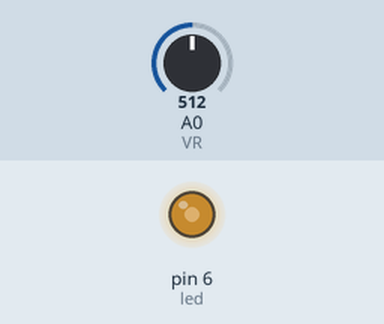
The sketch below on a simulated Arduino Uno, built with avr-gcc and run on an emulated ATmega328P. On the bench: output pins drawn as LEDs (lit = HIGH). The inputs (shaded band) are chosen by the test bench; at power-on: A0 (VR) = 512.

Above: at 1.2 s.
1.3 s: A0 (VR) set to 716
At 1.9 s:
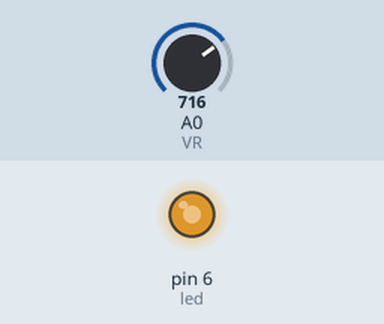
2.8 s: A0 (VR) set to 900
At 3.1 s:
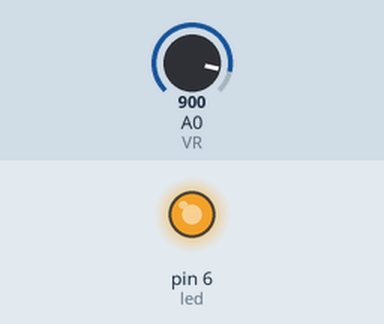
4.3 s: A0 (VR) set to 122
At 5.4 s:
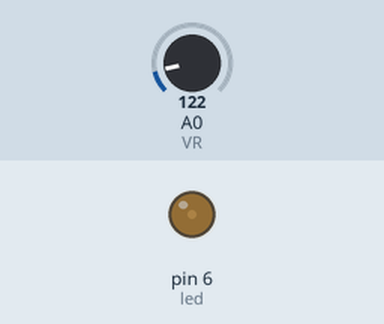
5.8 s: A0 (VR) set to 0
At 6.5 s:
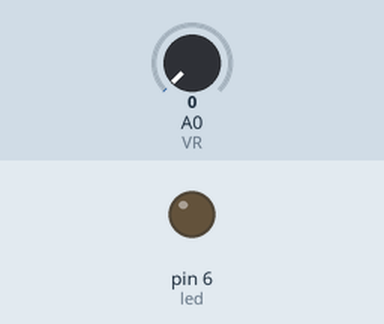
Timing chart, 0 to 8.3 s (numbered marks = the images above; inputs shaded):
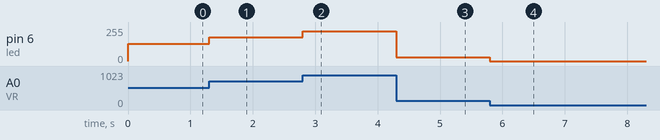

Measured:
- after the input at 1.3 s, pin 6 (led): 128/255 → 179/255 at once
- after the input at 2.8 s, pin 6 (led): 179/255 → 225/255 at once
- after the input at 4.3 s, pin 6 (led): 225/255 → 30/255 at once
- after the input at 5.8 s, pin 6 (led): 30/255 → 0/255 at once

The sketch:

vr_led.ino
```cpp
const int VR = A0;
const int led = 6;

void setup() {
  pinMode(led, OUTPUT);
  pinMode(VR, INPUT);
}

void loop() {
  // 가변 저항을 돌리면 led의 밝기 변경
  int value = analogRead(VR);
  int lightVal = value / 4;
  analogWrite(led, lightVal);
}
```
